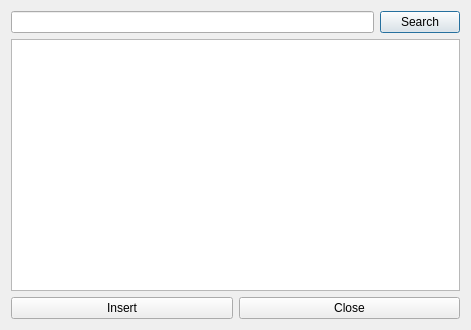
<?xml version="1.0" encoding="UTF-8"?>
<ui version="4.0">
 <class>DlgSearchSpotify</class>
 <widget class="QDialog" name="DlgSearchSpotify">
  <property name="geometry">
   <rect>
    <x>0</x>
    <y>0</y>
    <width>471</width>
    <height>330</height>
   </rect>
  </property>
  <property name="sizePolicy">
   <sizepolicy hsizetype="Fixed" vsizetype="Fixed">
    <horstretch>0</horstretch>
    <verstretch>0</verstretch>
   </sizepolicy>
  </property>
  <property name="windowTitle">
   <string>Spotify Search Music</string>
  </property>
  <property name="modal">
   <bool>true</bool>
  </property>
  <layout class="QVBoxLayout" name="verticalLayout_2">
   <item>
    <layout class="QHBoxLayout" name="horizontalLayout">
     <item>
      <widget class="QLineEdit" name="leMusicSearch"/>
     </item>
     <item>
      <widget class="QPushButton" name="pbSearch">
       <property name="text">
        <string>Search</string>
       </property>
      </widget>
     </item>
    </layout>
   </item>
   <item>
    <widget class="QListWidget" name="lwMusics">
     <property name="selectionMode">
      <enum>QAbstractItemView::MultiSelection</enum>
     </property>
    </widget>
   </item>
   <item>
    <layout class="QHBoxLayout" name="horizontalLayout_2">
     <item>
      <widget class="QPushButton" name="pbInsert">
       <property name="text">
        <string>Insert</string>
       </property>
      </widget>
     </item>
     <item>
      <widget class="QPushButton" name="pbClose">
       <property name="text">
        <string>Close</string>
       </property>
      </widget>
     </item>
    </layout>
   </item>
  </layout>
 </widget>
 <resources/>
 <connections/>
</ui>
